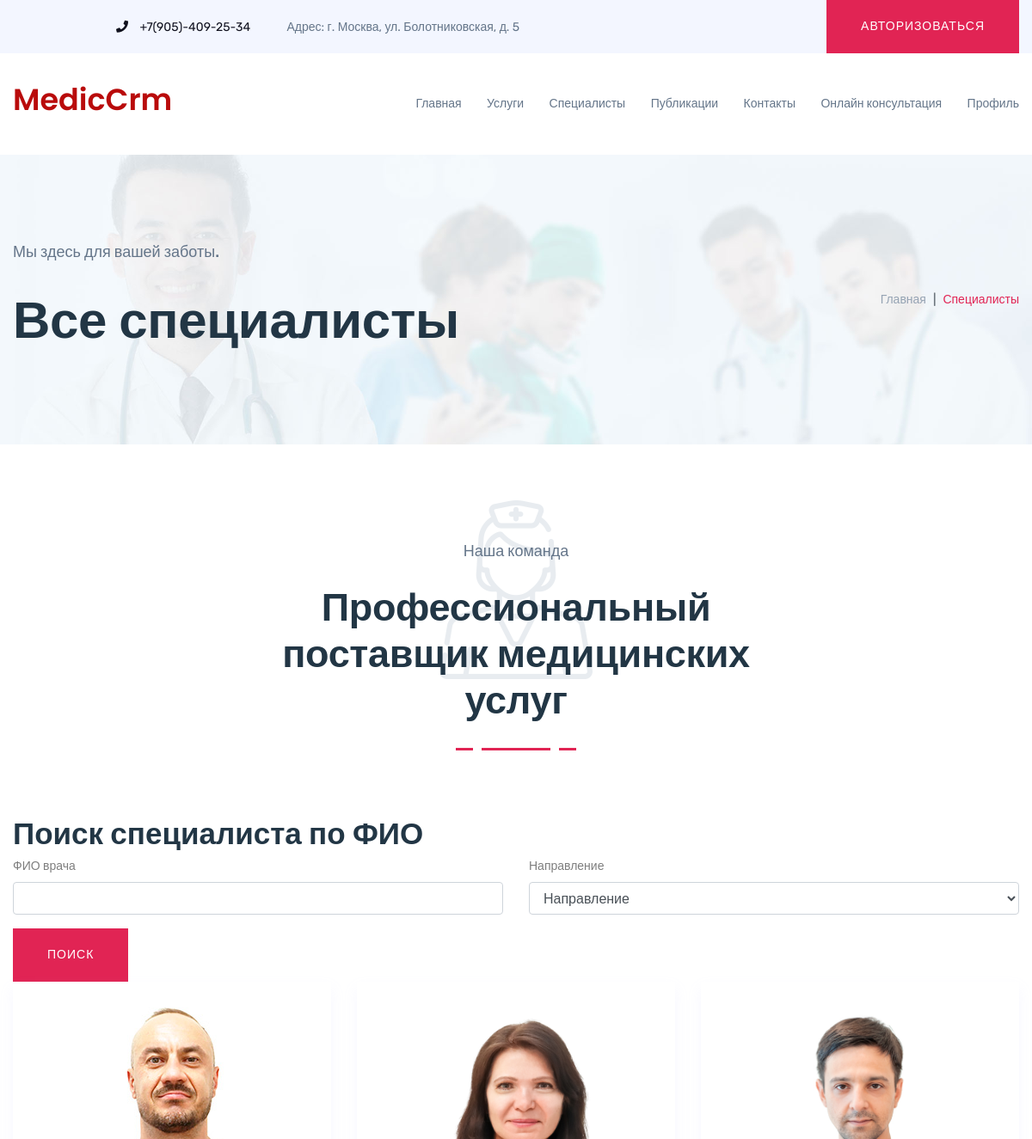
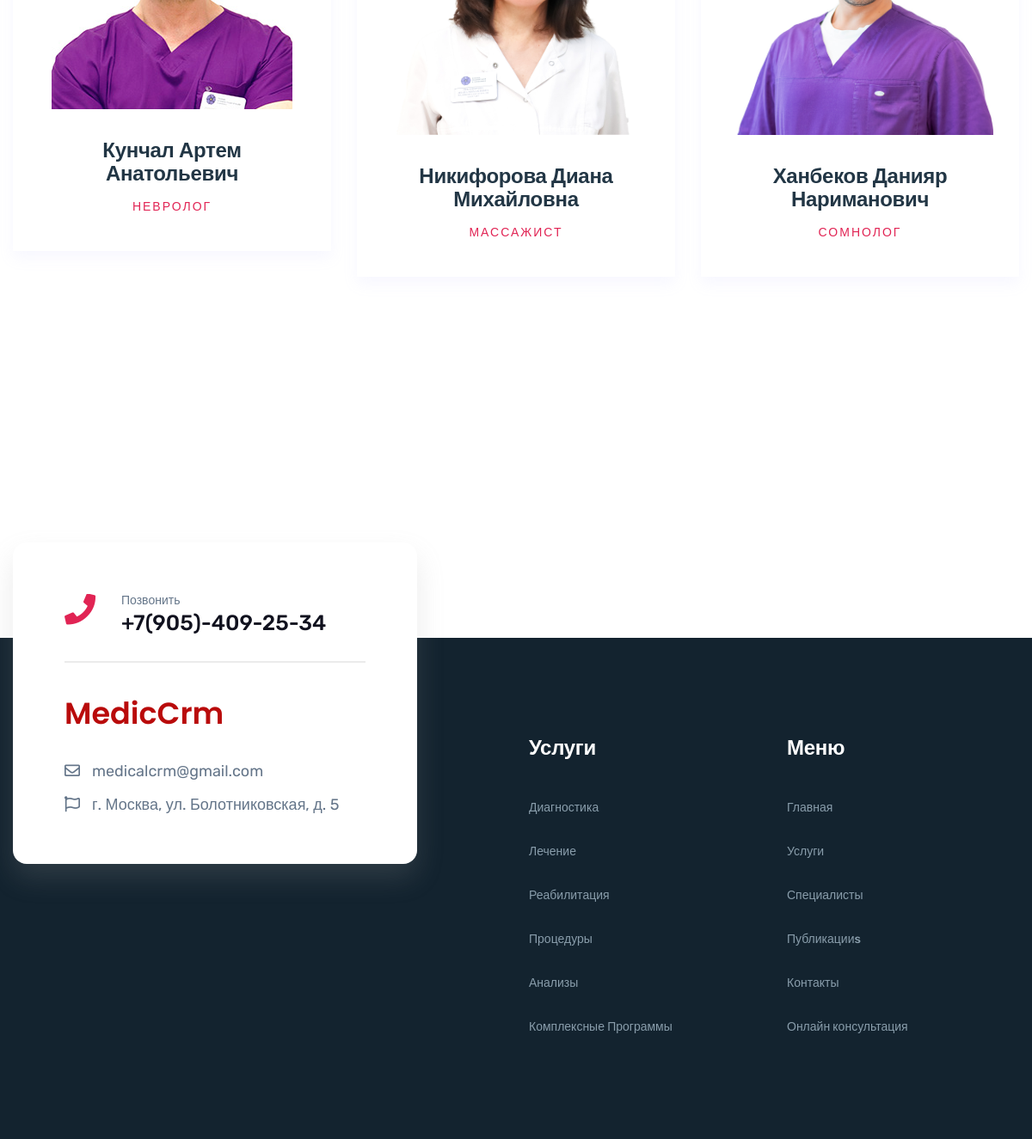
The app's page /doctors/ with its own data (2 pictures, top to bottom).
### users/models.py (models this page shows, shortened)
class DoctorsOrUsers(AbstractUser):
    doctor_image = models.ImageField(upload_to="doctors/", blank=True, null=True)
    is_doctor = models.BooleanField(default=False)
    about_doctor = models.TextField(null=True, blank=True)
    doctor_type = models.CharField(max_length=250, null=True, blank=True)

### service/models.py (models this page shows, shortened)
class Services(models.Model):
    image = models.ImageField(upload_to="service/", blank=True, null=True)
    name = models.CharField(max_length=200, blank=True)
    slug = models.SlugField(unique=True, blank=True)
    description = models.TextField(blank=True)

### doctors/views.py (the view, shortened to what this page needs)
# urls.py: path("", DoctorsView.as_view(), name="doctors_home"),
class DoctorsView(View):
    template_name = "pages/specialists/doctor-2.html"
    def get_context_data(self, full_name=None, category=None):
        doctors = DoctorsOrUsers.objects.filter(is_doctor=True)
        if full_name:
            doctors = doctors.filter(first_name__icontains=full_name) | doctors.filter(last_name__icontains=full_name)
        if category:
            doctors = doctors.filter(servicedoctor__service_id=category).distinct()
        context = {
            "doctors": doctors,
            "service": ServieCategory.objects.all()
        }
        return context
    def get(self, request):
        full_name = request.GET.get('full_name')
        category = request.GET.get('category')
        context = self.get_context_data(full_name, category)
        return render(request, self.template_name, context)

### templates/pages/specialists/doctor-2.html (shortened to what this page needs)
{% extends 'wrapper.html' %}
{% load static %}
{% block content %}
        <section class="breadcrumb-bg pt-200 pb-180" data-background="{% static 'img/page/page-bg.jpg' %}">
            <div class="container">
                <div class="row">
                    <div class="col-lg-9 col-md-9">
                        <div class="page-title">
                            <p class="small-text pb-15">Мы здесь для вашей заботы.</p>
                            <h1>Все специалисты</h1>
                        </div>
                    </div>
                    <div class="col-lg-3 col-md-3 d-flex justify-content-start justify-content-md-end align-items-center">
                        <div class="page-breadcumb">
                            <nav aria-label="breadcrumb">
                                <ol class="breadcrumb ">
                                    <li class="breadcrumb-item">
                                        <a href="{% url 'main_app:home' %}">Главная</a>
                                    </li>
                                    <li class="breadcrumb-item active" aria-current="page">Специалисты</li>
                                </ol>
                            </nav>
                        </div>
                    </div>
                </div>
            </div>
        </section>
        <section class="team-area pt-115 pb-90">
            <div class="container">
                <div class="row">
                    <div class="col-xl-6 offset-xl-3 col-lg-8 offset-lg-2">
                        <div class="section-title text-center pos-rel mb-70">
                            <div class="section-icon">
                                <img class="section-back-icon" src="{% static 'img/section/section-back-icon.png' %}" alt="">
                            </div>
                            <div class="section-text pos-rel">
                                <h5>Наша команда</h5>
                                <h1>Профессиональный поставщик   медицинских услуг</h1>
                            </div>
                            <div class="section-line pos-rel">
                                <img src="{% static 'img/shape/section-title-line.png' %}" alt="">
                            </div>
                        </div>
                    </div>
                </div>
                <div class="form">
                    <h2>Поиск специалиста по ФИО</h2>
                    <form method="GET">
                        <div class="row mt-2">
                            <div class="col-lg-6">
                                <div class="mb-3">
                                    <label for="full_name" class="form-label">ФИО врача</label>
                                    <input type="text" class="form-control" id="full_name" name="full_name" value="{{ request.GET.full_name }}">
                                </div>
                            </div>
                            <div class="col-lg-6">
                                <div class="mb-3">
                                    <label for="category" class="form-label">Направление</label>
                                    <select class="form-control" id="category" name="category">
                                        <option value="">Направление</option>
                                    </select>
                                </div>
                            </div>
                        </div>
                        <button type="submit" class="btn btn-primary btn-serach">Поиск</button>
                    </form>
                </div>
                <div class="row">
                    {% for i in doctors %}
                    <div class="col-xl-4 col-lg-4 col-md-6">
                        <div class="team-wrapper team-box-2 text-center mb-30">
                            <div class="team-thumb">
                                <img src="{{ i.doctor_image.url }}" alt="">
                            </div>
                            <div class="team-member-info mt-35 mb-25">
                                <h3><a href="{% url 'doctors_app:doctors_detail' i.username %}">{{ i.first_name }} {{ i.last_name}}</a></h3>
                                <h6 class="f-500 text-up-case letter-spacing pink-color">{{ i.doctor_type }}</h6>
                            </div>
                        </div>
                    </div>
                    {% endfor %}
                </div>
            </div>
        </section>
{% endblock content %}

### templates/wrapper.html (shortened to what this page needs)
<!doctype html>
{% load static %}
<html class="no-js' %}" lang="zxx">
<head>
    <link rel="stylesheet" href="{% static 'css/bootstrap.min.css' %}">
    <link rel="stylesheet" href="{% static 'css/owl.carousel.min.css' %}">
    <link rel="stylesheet" href="{% static 'css/all.min.css' %}">
    <link rel="stylesheet" href="{% static 'css/meanmenu.css' %}">
    <link rel="stylesheet" href="{% static 'css/slick.css' %}">
    <link rel="stylesheet" href="{% static 'css/default.css' %}">
    <link rel="stylesheet" href="{% static 'css/style.css' %}">
    <link rel="stylesheet" href="{% static 'css/responsive.css' %}">
</head>
<body>
    <header>
        <div class="top-bar d-flex d-md-block">
            <div class="container">
                <div class="row d-flex align-items-center">
                    <div class="col-xl-6 offset-xl-1 col-lg-6 offset-lg-1 col-md-7 offset-md-1 col-8">
                        <div class="header-info">
                            <span id="number"><a href="tel:+79054092534"><i class="fas fa-phone"></i> +7(905)-409-25-34</a></span>
                            <span id="address">Адрес: г. Москва, ул. Болотниковская, д. 5</span>
                        </div>
                    </div>
                    <div class="col-xl-5 col-lg-5 col-md-4 col-4">
                        <div class="header-top-right-btn f-right">
                            {% if request.user.is_authenticated  %}
                                <a href="{% url 'users:logout' %}" class="btn">Выход</a>
                                <a href="{% url 'users:logout' %}" class="btn2">Выход</a>
                            {% else %}
                                <a href="{% url 'users:login' %}" class="btn">Авторизоваться</a>
                            {% endif %}
                        </div>
                    </div>
                </div>
            </div>
        </div>
        <div class="header-menu-area">
            <div class="container">
                <div class="row">
                    <div class="col-xl-3 col-lg-3 col-md-5 d-flex align-items-center">
                            <a href="{% url 'main_app:home' %}">
                                <h2 style="color: rgb(185, 11, 11);">MedicCrm</h2>
                            </a>
                    </div>
                    <div class="col-xl-9 col-lg-9 col-md-9">
                        <div class="header__menu f-right">
                            <nav id="mobile-menu">
                                <ul>
                                    <li>
                                        <a href="{% url 'main_app:home' %}">Главная</a>
                                    </li>
                                    <li>
                                        <a href="{% url 'service_app:service' %}">Услуги</a>
                                    </li>
                                    <li>
                                        <a href="{% url 'doctors_app:doctors_home' %}">Специалисты</a>
                                    </li>
                                    <li>
                                        <a href="{% url 'blog:blog_main' %}">Публикации</a>
                                    </li>
                                    <li>
                                        <a href="{% url 'main_app:contact' %}">Контакты</a>
                                    </li>
                                    <li>
                                        <a href="{% url 'main_app:consult' %}">Онлайн консультация</a>
                                    </li>
                                    <li>
                                        <a href="{% url 'users:profile' %}">Профиль</a>
                                    </li>
                                </ul>
                            </nav>
                        </div>
                    </div>
                    <div class="col-12">
                    </div>
                </div>
            </div>
        </div>
    </header>
    <main>
        {% block content %}{% endblock content %}
        <footer style="margin-top: 300px;">
            <div class="footer-top primary-bg pt-115 pb-90">
                <div class="container">
                    <div class="row">
                        <div class="col-xl-5 col-lg-6 col-md-8">
                            <div class="footer-contact-info mb-30">
                                <div class="emmergency-call fix">
                                    <div class="emmergency-call-icon f-left">
                                        <i class="fas fa-phone"></i>
                                    </div>
                                    <div class="emmergency-call-text f-left">
                                        <h6>Позвонить</h6>
                                        <span style="font-size: 25px;"><a href="tel:+79054092534">+7(905)-409-25-34</a></span>
                                    </div>
                                </div>
                                <div class="footer-logo mb-35">
                                    <a href="{% url 'main_app:home' %}">
                                        <h2 style="color: rgb(185, 11, 11);">MedicCrm</h2>
                                    </a>
                                </div>
                                <div class="footer-emailing">
                                    <ul>
                                        <li><a href="mailto:medicalcrm@gmail.com" style="color: #647589 !important;"><i class="far fa-envelope"></i>medicalcrm@gmail.com</a></li>
                                        <li><a href="https://yandex.ru/maps/-/CLEPJhd" target="_blank" style="color: #647589 !important;"><i class="far fa-flag"></i>г. Москва, ул. Болотниковская, д. 5</a></li>
                                    </ul>
                                </div>
                            </div>
                        </div>
                        <div class="col-xl-2 offset-xl-1 col-lg-3 col-md-4">
                            <div class="footer-widget mb-30">
                                <div class="footer-title">
                                    <h3>Услуги</h3>
                                </div>
                                <div class="footer-menu">
                                    <ul>
                                        {% for i in request.all_service %}
                                        <li><a href="{% url 'service_app:service_detail' i.slug %}">{{i.name|title}}</a></li>
                                        {% endfor %}
                                    </ul>
                                </div>
                            </div>
                        </div>
                        <div class="col-xl-2 offset-xl-1 col-lg-3 d-md-none d-lg-block">
                            <div class="footer-widget mb-30">
                                <div class="footer-title">
                                    <h3>Меню</h3>
                                </div>
                                <div class="footer-menu">
                                    <ul>
                                        <li><a href="{% url 'main_app:home' %}">Главная</a></li>
                                        <li><a href="{% url 'service_app:service' %}">Услуги</a></li>
                                        <li><a href="{% url 'doctors_app:doctors_home' %}">Специалисты</a></li>
                                        <li><a href="{% url 'blog:blog_main' %}">Публикацииs</a></li>
                                        <li>
                                            <a href="{% url 'main_app:contact' %}">Контакты</a>
                                        </li>
                                        <li>
                                            <a href="{% url 'main_app:consult' %}">Онлайн консультация</a>
                                        </li>
                                    </ul>
                                </div>
                            </div>
                        </div>
                    </div>
                </div>
            </div>
        </footer>
    </main>
</body>
</html>

### static/css/default.css (style rules this page uses)
.mt-35 { margin-top: 35px; }
.mb-25 { margin-bottom: 25px; }
.mb-30 { margin-bottom: 30px; }
.mb-35 { margin-bottom: 35px; }
.mb-70 { margin-bottom: 70px; }
.pt-115 { padding-top: 115px; }
.pt-200 { padding-top: 200px; }
.pb-15 { padding-bottom: 15px; }
.pb-90 { padding-bottom: 90px; }
.pb-180 { padding-bottom: 180px; }
.f-500 { font-weight: 500; }
.text-up-case { text-transform: uppercase !important; }
.letter-spacing { letter-spacing: 2px !important; }
.primary-bg { background: #13232f; }
.pink-color { color: #e12454; }
.pos-rel { position: relative; }

### static/css/responsive.css (style rules this page uses)
@media (min-width: 1200px) { .container { max-width:1200px } }
@media (min-width: 992px) and (max-width: 1200px) { .breadcrumb-bg { padding: 100px 0; } }
@media (min-width: 992px) and (max-width: 1200px) { .header__menu ul li { margin-left: 26px; } }
@media (min-width: 992px) and (max-width: 1200px) { .team-member-info h3 { font-size: 24px; } }
@media (min-width: 992px) and (max-width: 1200px) { .section-title h1 { font-size: 45px; } }

### records on screen
DoctorsOrUsers: doctor_image (picture), first_name "Кунчал", last_name "Артем Анатольевич", doctor_type "НЕВРОЛОГ"
DoctorsOrUsers: doctor_image (picture), first_name "Никифорова", last_name "Диана Михайловна", doctor_type "МАССАЖИСТ"
DoctorsOrUsers: doctor_image (picture), first_name "Ханбеков", last_name "Данияр Нариманович", doctor_type "СОМНОЛОГ"
Services: name "Диагностика"
Services: name "Лечение"
Services: name "Реабилитация"
Services: name "Процедуры"
Services: name "Анализы"
Services: name "Комплексные Программы"
